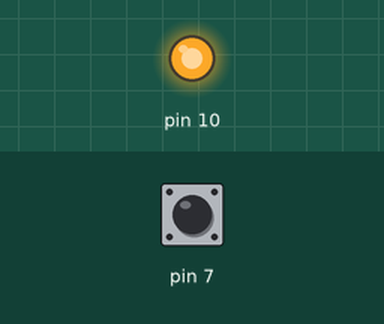
Recording of a sketch running on a simulated Arduino Uno, built with avr-gcc and run on an emulated ATmega328P. Shown: output pins drawn as LEDs (lit = HIGH). Inputs (shaded band) come from the test bench; at power-on: pin 7 LOW. What the sketch prints to the serial monitor is not drawn.

Above: at 1.2 s.
1.3 s: pin 7 driven HIGH
At 2.1 s:
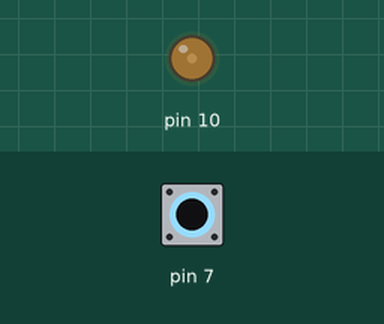
2.8 s: pin 7 pulsed LOW 5 times (0.12 s each, 0.3 s apart)
At 3.07 s:
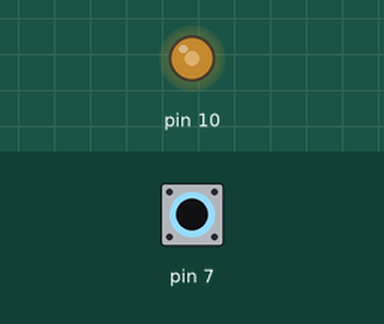
Timing chart, 0 to 5.8 s (numbered marks = the images above; inputs shaded):
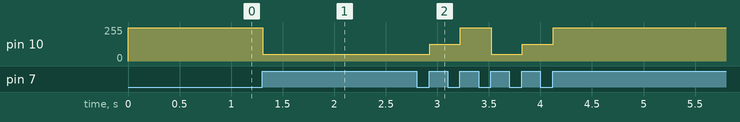

The sketch:

test.ino
```cpp
void setup() {
  pinMode(10,OUTPUT);
  pinMode(7,INPUT);
  Serial.begin(9600);
}
int cnt = 0;
bool check = true;
void loop() {
  int btn = digitalRead(7);
  if(btn == 1){
    if(check == true){
      cnt++;
      check = false;
    }
  }else{
    check = true;
  }
  Serial.println(cnt);
  if (cnt % 3 == 1){
    analogWrite(10,50);
  }else if(cnt % 3 == 2){
    analogWrite(10,127);
  }else if(cnt % 3 == 0){
    analogWrite(10,250);
  }
}
```

Measured:
- after the input at 1.3 s, pin 10: 250/255 → 50/255 at once
- after the input at 2.8 s, pin 10: 50/255 → 127/255 after 0.12 s, → 250/255 0.30 s later, → 50/255 0.30 s later, → 127/255 0.30 s later, … (5 changes in this stretch)
